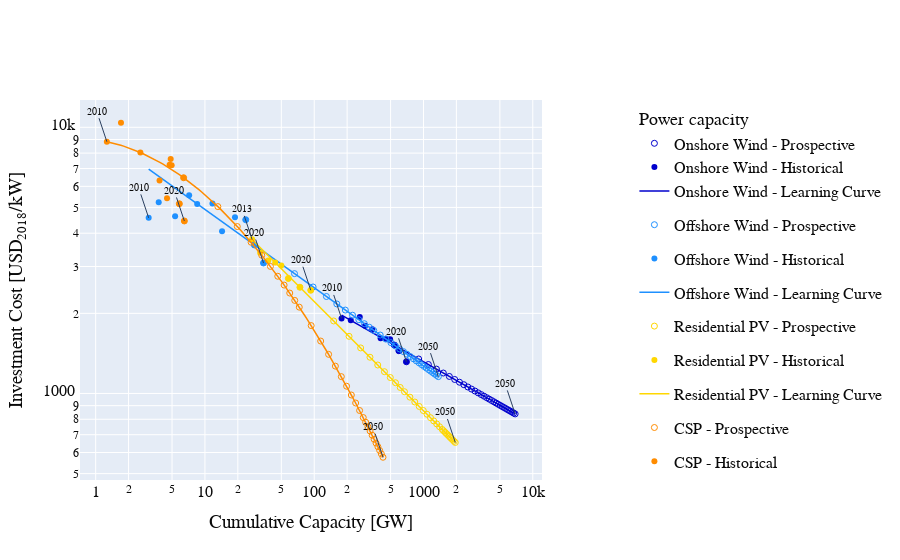

Source (notebook cell):
### Code cell
hist_installed_cap = hist_cost['installed_cap']
hist_c_inv = hist_cost['c_inv']
hist_year = hist_cost['year']

future_installed_cap = future_cost['installed_cap']
future_c_inv = future_cost['c_inv']

first_point_year = hist_cost[(hist_cost.c_inv >= 0)].year.min()
last_hist_point_year = hist_cost[(hist_cost.c_inv >= 0)].year.max()
log_first_point = np.log10(hist_cost[(hist_cost.year == first_point_year)].installed_cap)
log_last_point = np.log10(future_cost[(future_cost.year == 2050)].installed_cap)

x_reg = np.logspace(float(log_first_point), float(log_last_point), 100)
y_reg = np.exp(a*np.log(x_reg)+b*(np.log(x_reg))**2+c)

first_x = float(hist_cost[(hist_cost.c_inv >= 0) & (hist_cost.year == first_point_year)].installed_cap)
first_y = float(hist_cost[(hist_cost.c_inv >= 0) & (hist_cost.year == first_point_year)].c_inv)
first_year = int(hist_cost[(hist_cost.c_inv >= 0) & (hist_cost.year == first_point_year)].year)

last_x = float(hist_cost[(hist_cost.c_inv >= 0) & (hist_cost.year == last_hist_point_year)].installed_cap)
last_y = float(hist_cost[(hist_cost.c_inv >= 0) & (hist_cost.year == last_hist_point_year)].c_inv)
last_year = int(hist_cost[(hist_cost.c_inv >= 0) & (hist_cost.year == last_hist_point_year)].year)

prosp_x = float(future_cost[(future_cost.c_inv >= 0) & (future_cost.year == 2050)].installed_cap)
prosp_y = float(future_cost[(future_cost.c_inv >= 0) & (future_cost.year == 2050)].c_inv)
prosp_year = 2050

# Add traces

fig.add_trace(go.Scatter(x=future_installed_cap, y=future_c_inv,
                         mode='markers',
                         marker_symbol='circle-open',
                         name='CSP - Prospective',
                         marker = dict(color=colour_csp_solar, size=marker_size)))

fig.add_trace(go.Scatter(x=hist_installed_cap, y=hist_c_inv,
                         #text = hist_year,
                         #textposition='top right',
                         mode='markers+text',
                         marker_symbol='circle',
                         textfont_size=years_font_size,
                         name='CSP - Historical',
                         marker = dict(color=colour_csp_solar, size=marker_size)))

fig.add_trace(go.Scatter(x=x_reg, y=y_reg,
                         mode='lines',
                         name='CSP - Learning Curve',
                         line=dict(color=colour_csp_solar, width=line_width)))

fig.add_annotation(x=np.log10(first_x), y=np.log10(first_y),
            text=str(first_year),
            showarrow=True,
            font=dict(
                family="Times New Roman",
                size=years_font_size,
                color=colour_main_axis))

fig.add_annotation(x=np.log10(last_x), y=np.log10(last_y),
            text=str(last_year),
            showarrow=True,
            font=dict(
                family="Times New Roman",
                size=years_font_size,
                color=colour_main_axis))

fig.add_annotation(x=np.log10(prosp_x), y=np.log10(prosp_y),
            text=str(prosp_year),
            showarrow=True,
            font=dict(
                family="Times New Roman",
                size=years_font_size,
                color=colour_main_axis))

### Figure 1 — Plotly figure (JSON) as saved in the notebook; plotly's stock layout.template omitted (floating-point values rounded to 4 significant figures)
{"data": [{"legendgroup": "group", "legendgrouptitle": {"font": {"color": "rgb(10,10,10)"}, "text": "Power capacity"}, "marker": {"color": "rgb(0,0,205)", "size": 6, "symbol": "circle-open"}, "mode": "markers", "name": "Onshore Wind - Prospective", "type": "scatter", "x": [541, 595, 698, 903.2, 1108.0, 1314.0, 1519.0, 1724.0, 1929.0, 2134.0, 2340.0, 2545.0, 2750.0, 2957.0, 3165.0, 3372.0, 3580.0, 3787.0, 3994.0, 4202.0, 4409.0, 4616.0, 4824.0, 5031.0, 5239.0, 5446.0, 5653.0, 5861.0, 6068.0, 6275.0, 6483.0, 6690.0, 6898.0], "y": [1520.0, 1448.0, 1316.0, 1348.0, 1285.0, 1235.0, 1194.0, 1159.0, 1129.0, 1102.0, 1079.0, 1058, 1039.0, 1021.0, 1005.0, 990.6, 976.9, 964.1, 952.2, 941, 930.5, 920.5, 911.1, 902.2, 893.7, 885.6, 878.0, 870.6, 863.5, 856.8, 850.3, 844.1, 838.1]}, {"legendgroup": "group", "marker": {"color": "rgb(0,0,205)", "size": 6, "symbol": "circle"}, "mode": "markers+text", "name": "Onshore Wind - Historical", "textfont": {"size": 10}, "type": "scatter", "x": [178, 216, 261, 292, 340, 405, 453, 495, 541, 595, 698], "y": [1914, 1883, 1937, 1797, 1745, 1611, 1604, 1599, 1520, 1448, 1316]}, {"legendgroup": "group", "line": {"color": "rgb(0,0,205)", "width": 1.5}, "mode": "lines", "name": "Onshore Wind - Learning Curve", "type": "scatter", "x": [178.0, 184.7, 191.6, 198.9, 206.3, 214.1, 222.2, 230.5, 239.2, 248.2, 257.5, 267.2, 277.3, 287.7, 298.6, 309.8, 321.4, 333.5, 346.1, 359.1, 372.6, 386.7, 401.2, 416.3, 432.0, 448.2, 465.1, 482.6, 500.8, 519.6, 539.2, 559.4, 580.5, 602.3, 625.0, 648.5, 672.9, 698.3, 724.5, 751.8, 780.1, 809.4, 839.9, 871.5, 904.3, 938.3, 973.7, 1010.0, 1048.0, 1088.0, 1129.0, 1171.0, 1215.0, 1261.0, 1308.0, 1358.0, 1409.0, 1462.0, 1517.0, 1574.0, 1633.0, 1695.0, 1758.0, 1824.0, 1893.0, 1964.0, 2038.0, 2115.0, 2195.0, 2277.0, 2363.0, 2452.0, 2544.0, 2640.0, 2739.0, 2842.0, 2949.0, 3060.0, 3175.0, 3295.0, 3419.0, 3547.0, 3681.0, 3819.0, 3963.0, 4112.0, 4267.0, 4428.0, 4594.0, 4767.0, 4947.0, 5133.0, 5326.0, 5526.0, 5734.0, 5950.0, 6174.0, 6406.0, 6647.0, 6898.0], "y": [1970.0, 1953.0, 1936.0, 1920.0, 1903.0, 1887.0, 1871.0, 1855.0, 1839.0, 1823.0, 1807.0, 1792.0, 1776.0, 1761.0, 1746.0, 1731.0, 1716.0, 1701.0, 1687.0, 1672.0, 1658.0, 1643.0, 1629.0, 1615.0, 1601.0, 1588.0, 1574.0, 1560.0, 1547.0, 1534.0, 1521.0, 1507.0, 1495.0, 1482.0, 1469.0, 1456.0, 1444.0, 1431.0, 1419.0, 1407.0, 1395.0, 1383.0, 1371.0, 1359.0, 1347.0, 1336.0, 1324.0, 1313.0, 1302.0, 1291.0, 1279.0, 1268.0, 1258.0, 1247.0, 1236.0, 1225.0, 1215.0, 1204.0, 1194.0, 1184.0, 1174.0, 1163.0, 1153.0, 1144.0, 1134.0, 1124.0, 1114.0, 1105.0, 1095.0, 1086.0, 1077.0, 1067.0, 1058.0, 1049.0, 1040.0, 1031.0, 1022.0, 1013.0, 1005.0, 996.0, 987.5, 979.0, 970.6, 962.2, 953.9, 945.7, 937.6, 929.6, 921.6, 913.6, 905.8, 898.0, 890.3, 882.6, 875.0, 867.5, 860.1, 852.7, 845.3, 838.1]}, {"marker": {"color": "rgb(30,144,255)", "size": 6, "symbol": "circle-open"}, "mode": "markers", "name": "Offshore Wind - Prospective", "type": "scatter", "x": [23.63, 28.36, 34.37, 66.02, 97.67, 129.3, 161.0, 192.6, 224.3, 255.9, 287.6, 319.2, 350.9, 401.7, 452.5, 503.4, 554.2, 605.0, 655.9, 706.7, 757.5, 808.4, 859.2, 910.0, 960.8, 1012.0, 1062.0, 1113.0, 1164.0, 1215.0, 1266.0, 1317.0, 1367.0], "y": [4496, 3615, 3092, 2820, 2513, 2314, 2170, 2058, 1968, 1893, 1829, 1774, 1725, 1658, 1601, 1552, 1508, 1470, 1436, 1404, 1376, 1350, 1326, 1304, 1283, 1264, 1246, 1229, 1213, 1198, 1183, 1170, 1157]}, {"marker": {"color": "rgb(30,144,255)", "size": 6, "symbol": "circle"}, "mode": "markers+text", "name": "Offshore Wind - Historical", "textfont": {"size": 10}, "type": "scatter", "x": [3.056, 3.776, 5.334, 7.171, 8.492, 11.72, 14.34, 18.84, 23.63, 28.36, 34.37], "y": [4569, 5233, 4631, 5554, 5153, 5168, 4069, 4597, 4496, 3615, 3092]}, {"line": {"color": "rgb(30,144,255)", "width": 1.5}, "mode": "lines", "name": "Offshore Wind - Learning Curve", "type": "scatter", "x": [3.056, 3.25, 3.457, 3.677, 3.911, 4.159, 4.424, 4.705, 5.004, 5.323, 5.661, 6.021, 6.404, 6.811, 7.245, 7.705, 8.195, 8.716, 9.271, 9.86, 10.49, 11.15, 11.86, 12.62, 13.42, 14.27, 15.18, 16.15, 17.17, 18.27, 19.43, 20.66, 21.98, 23.37, 24.86, 26.44, 28.12, 29.91, 31.81, 33.84, 35.99, 38.28, 40.71, 43.3, 46.05, 48.98, 52.1, 55.41, 58.93, 62.68, 66.67, 70.91, 75.42, 80.21, 85.31, 90.74, 96.51, 102.6, 109.2, 116.1, 123.5, 131.4, 139.7, 148.6, 158.0, 168.1, 178.8, 190.2, 202.2, 215.1, 228.8, 243.3, 258.8, 275.3, 292.8, 311.4, 331.2, 352.3, 374.7, 398.5, 423.8, 450.8, 479.4, 509.9, 542.4, 576.8, 613.5, 652.5, 694.0, 738.2, 785.1, 835.1, 888.2, 944.6, 1005.0, 1069.0, 1137.0, 1209.0, 1286.0, 1367.0], "y": [6959.0, 6834.0, 6711.0, 6591.0, 6472.0, 6356.0, 6242.0, 6130.0, 6020.0, 5912.0, 5805.0, 5701.0, 5599.0, 5498.0, 5399.0, 5302.0, 5207.0, 5114.0, 5022.0, 4932.0, 4843.0, 4756.0, 4671.0, 4587.0, 4504.0, 4423.0, 4344.0, 4266.0, 4189.0, 4114.0, 4040.0, 3968.0, 3896.0, 3826.0, 3758.0, 3690.0, 3624.0, 3559.0, 3495.0, 3432.0, 3370.0, 3310.0, 3250.0, 3192.0, 3135.0, 3078.0, 3023.0, 2969.0, 2915.0, 2863.0, 2812.0, 2761.0, 2711.0, 2663.0, 2615.0, 2568.0, 2522.0, 2476.0, 2432.0, 2388.0, 2345.0, 2303.0, 2262.0, 2221.0, 2181.0, 2142.0, 2104.0, 2066.0, 2029.0, 1992.0, 1957.0, 1921.0, 1887.0, 1853.0, 1820.0, 1787.0, 1755.0, 1723.0, 1692.0, 1662.0, 1632.0, 1603.0, 1574.0, 1546.0, 1518.0, 1491.0, 1464.0, 1438.0, 1412.0, 1387.0, 1362.0, 1337.0, 1313.0, 1290.0, 1266.0, 1244.0, 1221.0, 1199.0, 1178.0, 1157.0]}, {"marker": {"color": "rgb(255,215,0)", "size": 6, "symbol": "circle-open"}, "mode": "markers", "name": "Residential PV - Prospective", "type": "scatter", "x": [58, 74, 93, 150.7, 208.3, 266.0, 323.7, 381.4, 439.1, 496.7, 554.4, 612.1, 669.7, 751.1, 832.6, 914.0, 995.4, 1077.0, 1158.0, 1240.0, 1321, 1402.0, 1484.0, 1531.0, 1578.0, 1625.0, 1672.0, 1719.0, 1766.0, 1813.0, 1860.0, 1907.0, 1954.0], "y": [2705.0, 2507.0, 2443.0, 1873.0, 1640.0, 1483.0, 1368.0, 1279.0, 1208.0, 1148.0, 1097.0, 1054.0, 1015.0, 968.8, 928.8, 893.9, 863.1, 835.7, 811.1, 788.8, 768.5, 749.9, 732.7, 723.4, 714.5, 705.9, 697.7, 689.8, 682.2, 674.9, 667.9, 661.1, 654.5]}, {"marker": {"color": "rgb(255,215,0)", "size": 6, "symbol": "circle"}, "mode": "markers+text", "name": "Residential PV - Historical", "textfont": {"size": 10}, "type": "scatter", "x": [27, 32, 38, 44, 50, 58, 74, 93], "y": [3794, 3379, 3158, 3103, 3027, 2705, 2507, 2443]}, {"line": {"color": "rgb(255,215,0)", "width": 1.5}, "mode": "lines", "name": "Residential PV - Learning Curve", "type": "scatter", "x": [27.0, 28.19, 29.44, 30.74, 32.1, 33.52, 35.0, 36.55, 38.16, 39.85, 41.61, 43.45, 45.37, 47.37, 49.47, 51.65, 53.94, 56.32, 58.81, 61.41, 64.12, 66.96, 69.92, 73.01, 76.24, 79.6, 83.12, 86.8, 90.63, 94.64, 98.82, 103.2, 107.8, 112.5, 117.5, 122.7, 128.1, 133.8, 139.7, 145.8, 152.3, 159.0, 166.1, 173.4, 181.1, 189.1, 197.4, 206.1, 215.3, 224.8, 234.7, 245.1, 255.9, 267.2, 279.0, 291.4, 304.2, 317.7, 331.7, 346.4, 361.7, 377.7, 394.4, 411.8, 430.0, 449.0, 468.9, 489.6, 511.2, 533.8, 557.4, 582.0, 607.8, 634.6, 662.7, 692.0, 722.6, 754.5, 787.8, 822.7, 859.0, 897.0, 936.6, 978.0, 1021.0, 1066.0, 1114.0, 1163.0, 1214.0, 1268.0, 1324.0, 1382.0, 1443.0, 1507.0, 1574.0, 1643.0, 1716.0, 1792.0, 1871.0, 1954.0], "y": [3791.0, 3725.0, 3659.0, 3595.0, 3532.0, 3469.0, 3408.0, 3349.0, 3290.0, 3232.0, 3175.0, 3119.0, 3064.0, 3010.0, 2957.0, 2905.0, 2854.0, 2804.0, 2755.0, 2706.0, 2659.0, 2612.0, 2566.0, 2521.0, 2477.0, 2433.0, 2390.0, 2348.0, 2307.0, 2266.0, 2226.0, 2187.0, 2149.0, 2111.0, 2074.0, 2037.0, 2002.0, 1966.0, 1932.0, 1898.0, 1864.0, 1832.0, 1799.0, 1768.0, 1737.0, 1706.0, 1676.0, 1647.0, 1618.0, 1589.0, 1561.0, 1534.0, 1507.0, 1480.0, 1454.0, 1429.0, 1404.0, 1379.0, 1355.0, 1331.0, 1307.0, 1285.0, 1262.0, 1240.0, 1218.0, 1196.0, 1175.0, 1155.0, 1134.0, 1115.0, 1095.0, 1076.0, 1057.0, 1038.0, 1020.0, 1002.0, 984.3, 967.0, 950.0, 933.3, 916.9, 900.8, 884.9, 869.4, 854.1, 839.1, 824.3, 809.8, 795.6, 781.6, 767.8, 754.3, 741.1, 728.0, 715.2, 702.6, 690.3, 678.1, 666.2, 654.5]}, {"marker": {"color": "rgb(255,140,0)", "size": 6, "symbol": "circle-open"}, "mode": "markers", "name": "CSP - Prospective", "type": "scatter", "x": [5.83, 6.38, 6.48, 13.13, 19.78, 26.44, 33.09, 39.74, 46.39, 53.04, 59.7, 66.35, 73, 93.8, 114.6, 135.4, 156.2, 177, 197.8, 218.6, 239.4, 260.2, 281, 295.5, 310, 324.5, 339, 353.5, 368, 382.5, 397, 411.5, 426], "y": [5161, 6466, 4448, 5036, 4238, 3701, 3307, 3002, 2757, 2555, 2384, 2237, 2110, 1799, 1574, 1403, 1267, 1157, 1065, 987, 921, 863, 812, 780, 750, 723, 697, 673, 651, 631, 611, 593, 576]}, {"marker": {"color": "rgb(255,140,0)", "size": 6, "symbol": "circle"}, "mode": "markers+text", "name": "CSP - Historical", "textfont": {"size": 10}, "type": "scatter", "x": [1.266, 1.705, 2.567, 3.842, 4.499, 4.75, 4.86, 4.959, 5.833, 6.384, 6.479], "y": [8830, 10403, 8040, 6307, 5414, 7232, 7602, 7196, 5161, 6466, 4448]}, {"line": {"color": "rgb(255,140,0)", "width": 1.5}, "mode": "lines", "name": "CSP - Learning Curve", "type": "scatter", "x": [1.266, 1.343, 1.424, 1.51, 1.602, 1.698, 1.801, 1.91, 2.026, 2.149, 2.279, 2.417, 2.563, 2.718, 2.883, 3.057, 3.242, 3.438, 3.647, 3.867, 4.101, 4.35, 4.613, 4.892, 5.188, 5.502, 5.836, 6.189, 6.563, 6.961, 7.382, 7.829, 8.303, 8.806, 9.339, 9.904, 10.5, 11.14, 11.81, 12.53, 13.29, 14.09, 14.94, 15.85, 16.81, 17.83, 18.91, 20.05, 21.26, 22.55, 23.92, 25.36, 26.9, 28.53, 30.25, 32.09, 34.03, 36.09, 38.27, 40.59, 43.05, 45.65, 48.42, 51.35, 54.45, 57.75, 61.25, 64.95, 68.89, 73.06, 77.48, 82.17, 87.14, 92.42, 98.01, 103.9, 110.2, 116.9, 124.0, 131.5, 139.5, 147.9, 156.8, 166.3, 176.4, 187.1, 198.4, 210.4, 223.2, 236.7, 251.0, 266.2, 282.3, 299.4, 317.5, 336.8, 357.1, 378.8, 401.7, 426.0], "y": [8830.0, 8783.0, 8733.0, 8679.0, 8622.0, 8561.0, 8496.0, 8428.0, 8357.0, 8283.0, 8206.0, 8125.0, 8042.0, 7956.0, 7868.0, 7777.0, 7683.0, 7587.0, 7489.0, 7389.0, 7286.0, 7182.0, 7077.0, 6969.0, 6860.0, 6750.0, 6639.0, 6526.0, 6412.0, 6298.0, 6182.0, 6066.0, 5950.0, 5833.0, 5716.0, 5598.0, 5481.0, 5364.0, 5246.0, 5129.0, 5012.0, 4896.0, 4780.0, 4665.0, 4551.0, 4437.0, 4324.0, 4212.0, 4101.0, 3992.0, 3883.0, 3776.0, 3670.0, 3565.0, 3462.0, 3360.0, 3259.0, 3161.0, 3064.0, 2968.0, 2874.0, 2782.0, 2692.0, 2603.0, 2516.0, 2431.0, 2348.0, 2266.0, 2187.0, 2109.0, 2033.0, 1959.0, 1887.0, 1816.0, 1748.0, 1681.0, 1616.0, 1553.0, 1491.0, 1432.0, 1374.0, 1318.0, 1263.0, 1211.0, 1160.0, 1110.0, 1063.0, 1016.0, 971.9, 928.8, 887.3, 847.2, 808.5, 771.3, 735.5, 701.0, 667.8, 635.9, 605.2, 575.8]}], "layout": {"annotations": [{"font": {"color": "rgb(10,10,10)", "family": "Times New Roman", "size": 10}, "showarrow": true, "text": "2010", "x": 2.25, "y": 3.282}, {"font": {"color": "rgb(10,10,10)", "family": "Times New Roman", "size": 10}, "showarrow": true, "text": "2020", "x": 2.844, "y": 3.119}, {"font": {"color": "rgb(10,10,10)", "family": "Times New Roman", "size": 10}, "showarrow": true, "text": "2050", "x": 3.839, "y": 2.923}, {"font": {"color": "rgb(10,10,10)", "family": "Times New Roman", "size": 10}, "showarrow": true, "text": "2010", "x": 0.4852, "y": 3.66}, {"font": {"color": "rgb(10,10,10)", "family": "Times New Roman", "size": 10}, "showarrow": true, "text": "2020", "x": 1.536, "y": 3.49}, {"font": {"color": "rgb(10,10,10)", "family": "Times New Roman", "size": 10}, "showarrow": true, "text": "2050", "x": 3.136, "y": 3.063}, {"font": {"color": "rgb(10,10,10)", "family": "Times New Roman", "size": 10}, "showarrow": true, "text": "2013", "x": 1.431, "y": 3.579}, {"font": {"color": "rgb(10,10,10)", "family": "Times New Roman", "size": 10}, "showarrow": true, "text": "2020", "x": 1.968, "y": 3.388}, {"font": {"color": "rgb(10,10,10)", "family": "Times New Roman", "size": 10}, "showarrow": true, "text": "2050", "x": 3.291, "y": 2.816}, {"font": {"color": "rgb(10,10,10)", "family": "Times New Roman", "size": 10}, "showarrow": true, "text": "2010", "x": 0.1024, "y": 3.946}, {"font": {"color": "rgb(10,10,10)", "family": "Times New Roman", "size": 10}, "showarrow": true, "text": "2020", "x": 0.8115, "y": 3.648}, {"font": {"color": "rgb(10,10,10)", "family": "Times New Roman", "size": 10}, "showarrow": true, "text": "2050", "x": 2.629, "y": 2.76}], "font": {"color": "rgb(10,10,10)", "family": "Times New Roman", "size": 16}, "legend": {"x": 1.2}, "title": {"text": "", "y": 1}, "xaxis": {"showgrid": true, "title": {"font": {"family": "Times New Roman"}, "text": "Cumulative Capacity [GW]"}, "type": "log"}, "xaxis2": {"anchor": "y", "automargin": true, "color": "rgb(105,105,105)", "overlaying": "x", "showgrid": true, "side": "top", "title": {"font": {"color": "rgb(10,10,10)", "family": "Times New Roman"}, "text": "CO<sub>2</sub> capture capacity [Mtpa]"}, "type": "log"}, "yaxis": {"showgrid": true, "title": {"font": {"family": "Times New Roman"}, "text": "Investment Cost [USD<sub>2018</sub>/kW]"}, "type": "log"}, "yaxis2": {"anchor": "x", "automargin": true, "color": "rgb(105,105,105)", "overlaying": "y", "showgrid": true, "side": "right", "title": {"font": {"color": "rgb(10,10,10)", "family": "Times New Roman"}, "text": "Cost of CO<sub>2</sub> capture [USD<sub>2018</sub>/tCO<sub>2</sub>]"}, "type": "log"}}}
